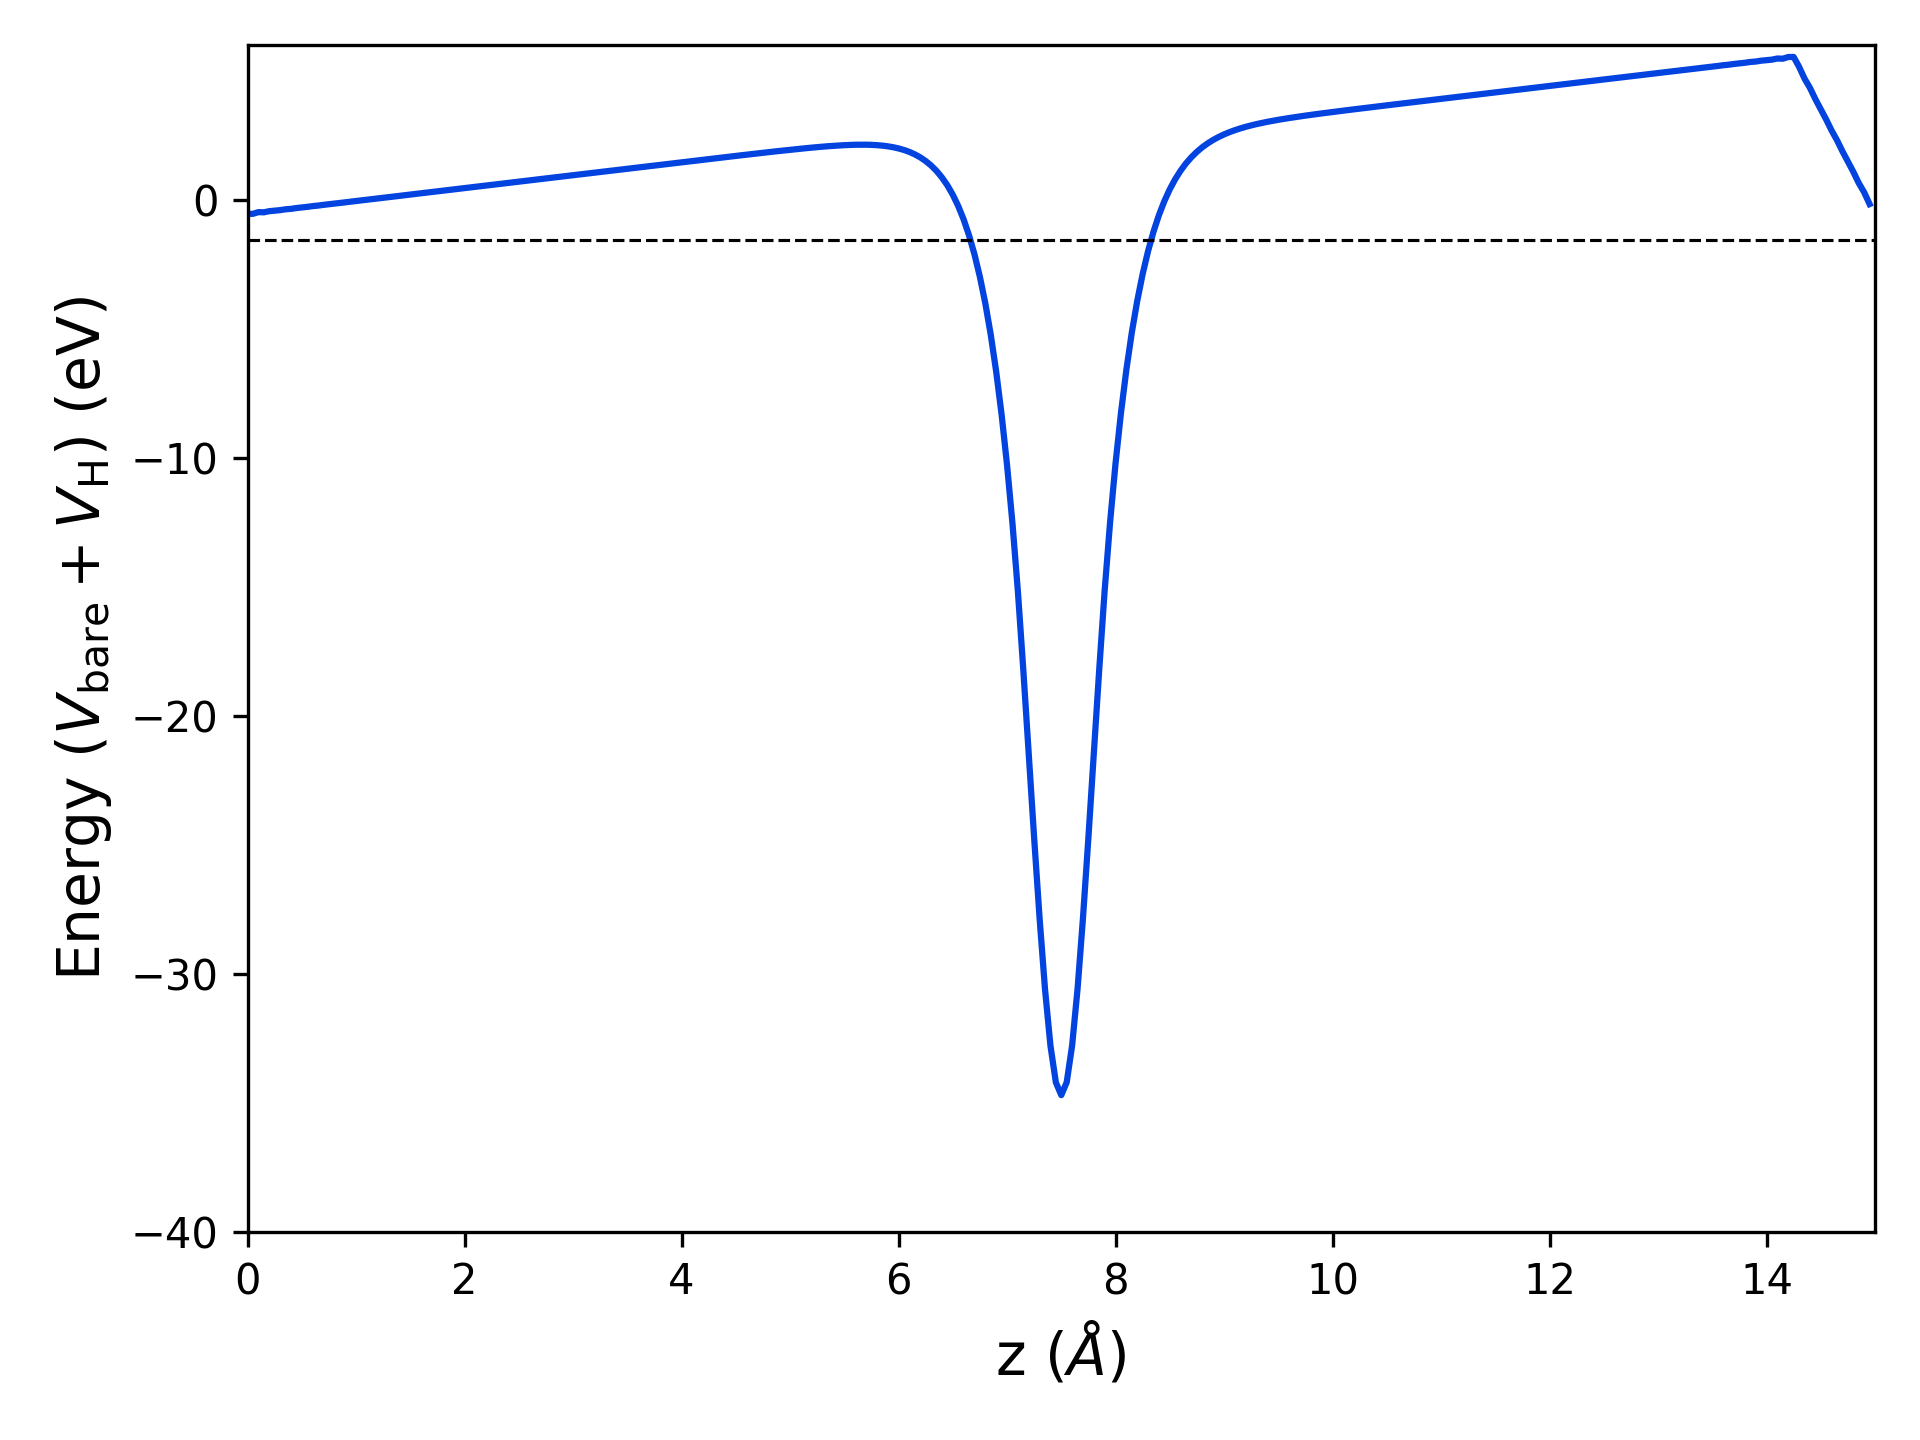

Write the Python code that produced this figure.
import matplotlib.pyplot as plt
import numpy as np

# Load data
z, V = np.loadtxt('avg.dat', usecols=(0,1), unpack=True)

au2a = 0.529177249 # Convert a.u. to Angstrom
ry2ev = 13.605698066 # Convert Ry to eV


plt.plot(z*au2a, V*ry2ev, c='xkcd:blue')

#plt.plot(z*au2a, V, c='xkcd:blue')

# Plot a dashed line at zero
plt.axhline(-1.56800043, linestyle='--', linewidth=0.75, color='xkcd:black')

plt.xlim(0, 15)
plt.ylim(-40, 6)

#plt.ylim(-4, 4)

plt.xlabel('z ($\\AA$)', fontsize=14)
plt.ylabel(r'Energy ($V_{\mathrm{bare}} + V_{\mathrm{H}}$) (eV)', fontsize=14)

#plt.ylabel(r'Energy ($V_{\mathrm{bare}} + V_{\mathrm{H}}$) (Ry)', fontsize=14)

plt.tight_layout()
plt.savefig('potential.png', dpi=300)
